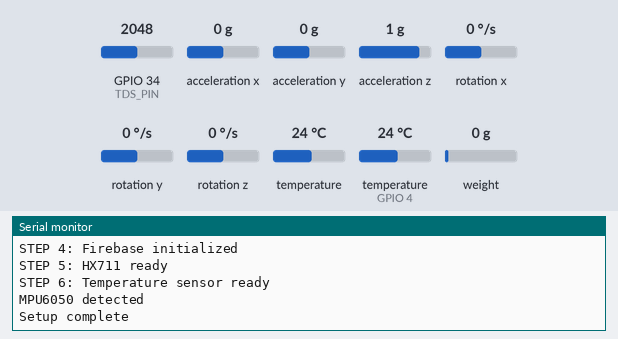
This sketch was run on a simulated ESP32. On the bench: the last lines printed to the serial monitor. Inputs (shaded band) come from the test bench; at power-on: acceleration x 0 g, temperature (sensor on GPIO 4) 24 °C, weight on the scale 0 g, GPIO 34 (TDS_PIN) = 2048, acceleration y 0 g, acceleration z 1 g, rotation x 0 °/s, rotation y 0 °/s, rotation z 0 °/s, temperature 24 °C. WiFi joins after 1.5 s; servers stay silent unless stated; the local clock reads 2024-03-15 10:24:30 at power-on unless the sketch sets it.

Above: at 3.7 s.
3.8 s: acceleration x set to -1.4 g
At 4.9 s:
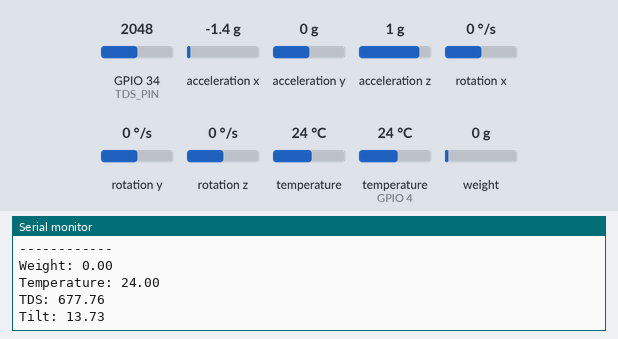
9.0 s: temperature (sensor on GPIO 4) set to 12 °C
At 10.9 s:
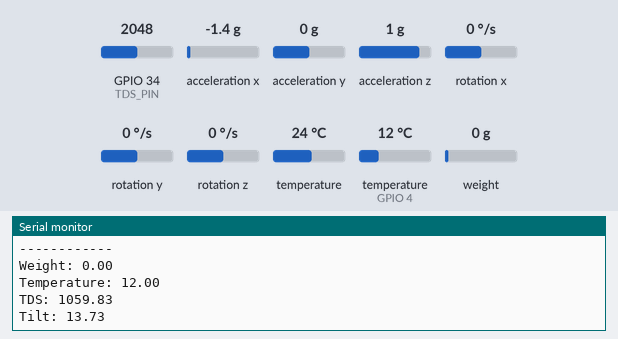
14.2 s: weight on the scale set to 100 g
19.4 s: GPIO 34 (TDS_PIN) set to 2866
At 21.8 s:
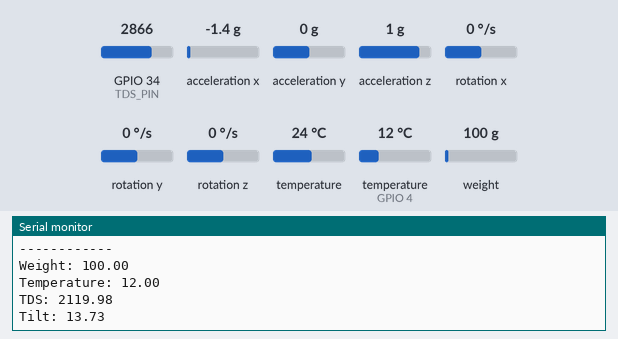
24.6 s: acceleration y set to -1.4 g
At 27.8 s:
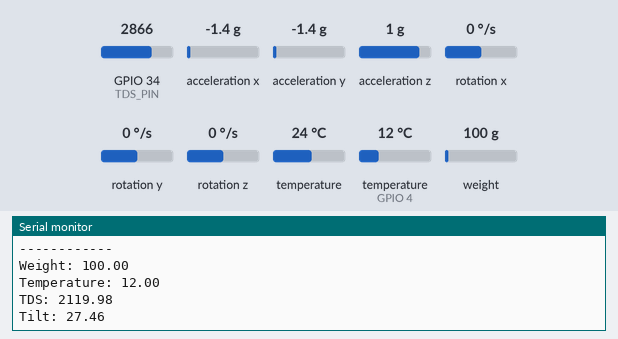
29.8 s: temperature (sensor on GPIO 4) set to 19 °C
At 32.6 s:
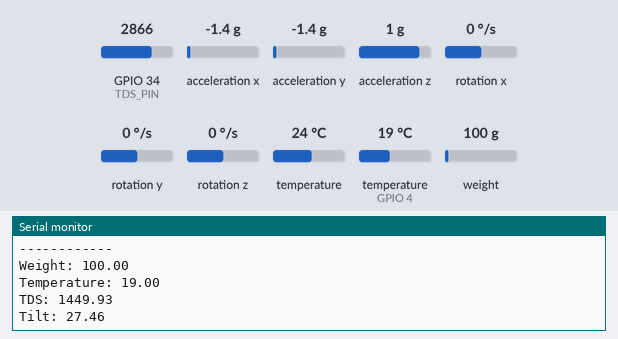
Timing chart, 0 to 34.1 s (numbered marks = the images above; inputs shaded):
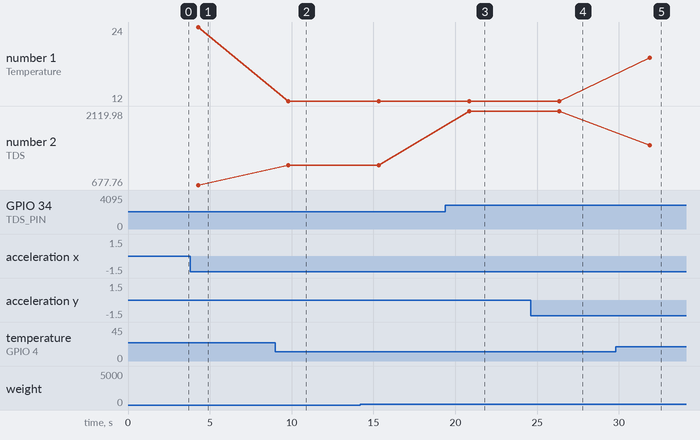

The sketch:

espcode.ino
```cpp
#include <WiFi.h>
#include <Firebase_ESP_Client.h>

#include <HX711.h>
#include <Wire.h>
#include <Adafruit_MPU6050.h>
#include <Adafruit_Sensor.h>

#include <OneWire.h>
#include <DallasTemperature.h>

#include <time.h>

#include "addons/TokenHelper.h"
#include "addons/RTDBHelper.h"


// WiFi name and password
#define WIFI_SSID "Galaxy"
#define WIFI_PASSWORD "11111112"


// Firebase API and database URL
#define API_KEY "AIzaSyAiRh0VTmfAvrnv3vbdnzlSkj8-O-tg_Nw"
#define DATABASE_URL "https://smart-water-bottle-iot-default-rtdb.asia-southeast1.firebasedatabase.app/"


// Pins used for sensors
#define DT 18
#define SCK 19
#define ONE_WIRE_BUS 4
#define TDS_PIN 34
#define VREF 3.3


// Create objects for sensors
HX711 scale;
Adafruit_MPU6050 mpu;

OneWire oneWire(ONE_WIRE_BUS);
DallasTemperature tempSensor(&oneWire);

// Firebase objects
FirebaseData fbdo;
FirebaseAuth auth;
FirebaseConfig config;


// calibration value for the load cell
float calibration_factor = 373.2;

// used to compare previous weight
float previousWeight = 0;

// check if MPU6050 works
bool mpuReady = false;


// function to connect ESP32 to WiFi
void connectWiFi()
{
  Serial.print("Connecting WiFi");

  WiFi.mode(WIFI_STA);
  WiFi.begin(WIFI_SSID, WIFI_PASSWORD);

  // wait until WiFi connects
  while (WiFi.status() != WL_CONNECTED)
  {
    Serial.print(".");
    delay(500);
  }

  Serial.println(" Connected");
}


// get time from internet using NTP
void setupTime()
{
  configTime(19800, 0, "pool.ntp.org", "time.nist.gov");
  // Sri Lanka time offset

  Serial.println("Waiting for NTP time...");

  struct tm timeinfo;

  // wait until time is received
  while (!getLocalTime(&timeinfo))
  {
    Serial.print(".");
    delay(500);
  }

  Serial.println(" Time synced!");
}

// function to get current date
String getDate()
{
  struct tm timeinfo;
  getLocalTime(&timeinfo);

  char dateString[11];

  strftime(dateString, sizeof(dateString), "%Y-%m-%d", &timeinfo);

  return String(dateString);
}

// function to get current time
String getTime()
{
  struct tm timeinfo;
  getLocalTime(&timeinfo);

  char timeString[9];

  strftime(timeString, sizeof(timeString), "%H:%M:%S", &timeinfo);

  return String(timeString);
}


void setup()
{

  Serial.begin(115200);

  Serial.println("STEP 1: Boot");

  // connect to WiFi
  connectWiFi();

  Serial.println("STEP 2: WiFi OK");

  // sync time
  setupTime();

  Serial.println("STEP 3: Time synced");


  // firebase config
  config.api_key = API_KEY;
  config.database_url = DATABASE_URL;
  config.token_status_callback = tokenStatusCallback;

  auth.user.email = "main.inoj@gmail.com";
  auth.user.password = "111111";

  Firebase.begin(&config, &auth);
  Firebase.reconnectWiFi(true);

  Serial.println("STEP 4: Firebase initialized");


  // setup HX711 load cell
  scale.begin(DT, SCK);
  scale.set_scale(calibration_factor);
  scale.tare();

  Serial.println("STEP 5: HX711 ready");


  // start temperature sensor
  tempSensor.begin();

  Serial.println("STEP 6: Temperature sensor ready");


  Wire.begin(21,22);

  // check if MPU6050 is detected
  if (!mpu.begin())
  {
    Serial.println("MPU6050 NOT detected");
  }
  else
  {
    Serial.println("MPU6050 detected");
    mpuReady = true;
  }

  Serial.println("Setup complete");
}


void loop()
{


  // read weight from load cell
  float weight = scale.get_units(10);

  // remove small noise values
  if(weight < 2)
    weight = 0;


  // get water temperature
  tempSensor.requestTemperatures();
  float temperature = tempSensor.getTempCByIndex(0);


  // read TDS analog value
  int raw = analogRead(TDS_PIN);

  float voltage = raw * (VREF / 4095.0);

  // temperature compensation
  float compensationCoefficient = 1.0 + 0.02 * (temperature - 25.0);

  float compensationVoltage = voltage / compensationCoefficient;

  // calculate TDS value
  float tds = (133.42 * pow(compensationVoltage,3)
              -255.86 * pow(compensationVoltage,2)
              +857.39 * compensationVoltage) * 0.5;


  sensors_event_t a, g, temp;
  float tilt = 0;

  // read tilt only if MPU is working
  if (mpuReady)
  {
    mpu.getEvent(&a, &g, &temp);
    tilt = abs(a.acceleration.x) + abs(a.acceleration.y);
  }


  // check if water level suddenly drops
  float consumed = previousWeight - weight;

  bool drinking = false;

  // simple condition to detect drinking
  if(consumed > 30 && consumed < 400 && tilt > 5)
  {
    drinking = true;
  }


  Serial.println("------------");

  Serial.print("Weight: ");
  Serial.println(weight);

  Serial.print("Temperature: ");
  Serial.println(temperature);

  Serial.print("TDS: ");
  Serial.println(tds);

  Serial.print("Tilt: ");
  Serial.println(tilt);


  // send data to firebase
  if(Firebase.ready())
  {

    Firebase.RTDB.setFloat(&fbdo,"/smartBottle/live/weight",weight);
    Firebase.RTDB.setFloat(&fbdo,"/smartBottle/live/temperature",temperature);
    Firebase.RTDB.setFloat(&fbdo,"/smartBottle/live/tds",tds);

    Firebase.RTDB.setInt(&fbdo,"/smartBottle/live/heartbeat",time(NULL));

    Firebase.RTDB.setString(&fbdo,"/smartBottle/live/time",getTime());

    // if drinking detected, save history
    if(drinking)
    {

      Firebase.RTDB.setFloat(&fbdo,"/smartBottle/live/lastDrink",consumed);

      String datePath = "/smartBottle/history/" + getDate() + "/" + getTime();

      Firebase.RTDB.setFloat(&fbdo, datePath, consumed);

      Serial.print("User drank: ");
      Serial.println(consumed);

    }

  }

  // update previous weight for next loop
  previousWeight = weight;

  delay(3000);
}
```

Measured:
- after the input at 3.8 s, the serial monitor: prints a new line after 0.49 s (image 1)
- after the input at 9.0 s, the serial monitor: prints a new line after 0.81 s (image 2)
- after the input at 19.4 s, the serial monitor: prints a new line after 1.4 s (image 3)
- after the input at 24.6 s, the serial monitor: prints a new line after 1.8 s (image 4)
- after the input at 29.8 s, the serial monitor: prints a new line after 2.1 s (image 5)
- plotted number 1: 24 → 12 after the input at 9.0 s, 12 → 19 after the input at 29.8 s
- plotted number 2: 677.76 → 1059.83 after the input at 9.0 s, 1059.83 → 2119.98 after the input at 19.4 s, 2119.98 → 1449.93 after the input at 29.8 s
